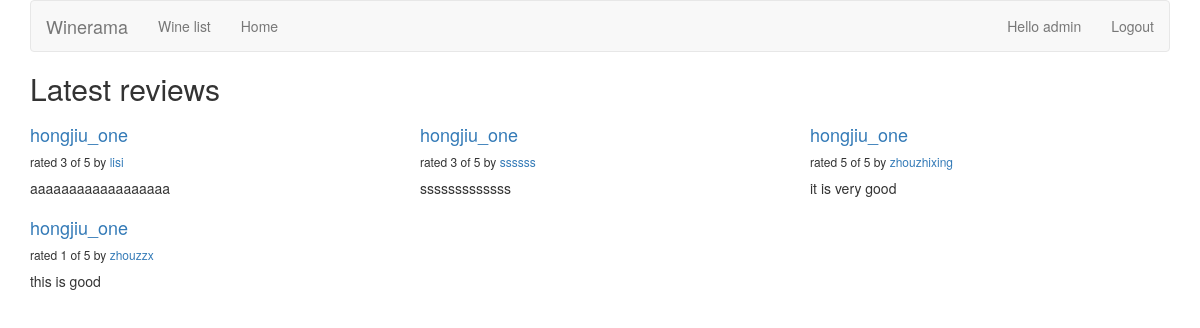
Screenshot of /reviews/ (signed in) with the database file from the repository.
### reviews/models.py (models this page shows, shortened)
class Review(models.Model):
    RATING_CHOICES = (
        (1, '1'),
        (2, '2'),
        (3, '3'),
        (4, '4'),
        (5, '5'),
    )
    wine = models.ForeignKey(Wine)
    pub_date = models.DateTimeField('date published')
    user_name = models.CharField(max_length=100)
    comment = models.CharField(max_length=200)
    rating = models.IntegerField(choices=RATING_CHOICES)

class Wine(models.Model):
    name = models.CharField(max_length=200)

### reviews/views.py (the view)
def review_list(request):
    latest_review_list = Review.objects.order_by('-pub_date')[:9]
    context = {'latest_review_list':latest_review_list}
    return render(request, 'reviews/review_list.html', context)

### reviews/templates/reviews/review_list.html
{% extends 'base.html' %}
{% block title %}
<h2>Latest reviews</h2>
{% endblock %}
{% block content %}
{% if latest_review_list %}
<div class="row">
    {% for review in latest_review_list %}
    <div class="col-xs-6 col-lg-4">
        <h4><a href="{% url 'reviews:review_detail' review.id %}">
        {{ review.wine.name }}
        </a></h4>
        <h6>rated {{ review.rating }} of 5 by <a href="{% url 'reviews:user_review_list' review.user_name %}"> {{ review.user_name }} </a></h6>
        <p>{{ review.comment }}</p>
    </div>
    {% endfor %}
</div>
{% else %}
<p>No reviews are available.</p>
{% endif %}
{% endblock %}

### templates/base.html (shortened to what this page needs)
{% load bootstrap3 %}
{% bootstrap_css %}
{% block bootstrap3_content %}
<div class="container">
    <nav class="navbar navbar-default">
        <div class="navbar-header">
            <a class="navbar-brand" href="{% url 'reviews:review_list' %}">Winerama</a>
        </div>
        <div id="navbar" class="navbar-collapse collapse">
            <ul class="nav navbar-nav">
                <li><a href="{% url 'reviews:wine_list' %}">Wine list</a></li>
                <li><a href="{% url 'reviews:review_list' %}">Home</a></li>
            </ul>
            <ul class="nav navbar-nav navbar-right">
            {% if user.is_authenticated %}
                <li><a href="{% url 'reviews:user_review_list' user.username %}">Hello {{ user.username }}</a></li>
                <li><a href="{% url 'auth:logout' %}">Logout</a></li>
                {% else %}
                <li><a href="{% url 'auth:login' %}">Login</a></li>
                <li><a href="/accounts/register">Register</a></li>
                {% endif %}
            </ul>
        </div>
    </nav>
    <h1>{% block title %}(no title){% endblock %}</h1>
    {% block content %}(no content){% endblock %}
</div>
{% endblock %}

### rows the page displays
Review: wine.name "hongjiu_one", rating "3", user_name "lisi", comment "aaaaaaaaaaaaaaaaaa"
Review: wine.name "hongjiu_one", rating "3", user_name "ssssss", comment "sssssssssssss"
Review: wine.name "hongjiu_one", rating "5", user_name "zhouzhixing", comment "it is very good"
Review: wine.name "hongjiu_one", rating "1", user_name "zhouzzx", comment "this is good"

### other values shown
{{ user.username }} "admin"
